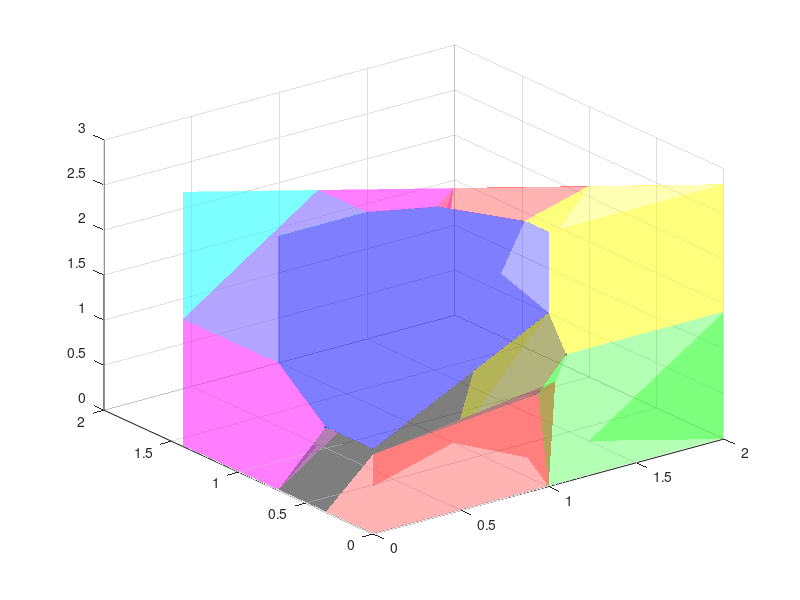

Reproduce this figure in MATLAB.
v = sqrt(2);  %This script generates prism decomposition for d=2

c11 = [0 0 0];     %here we are converting horospherical coordinates for Cyan ball
c12 = [0 0 2*v];   %centers to 3-dimensional Euclidean coordinates (this process was improved for d=11)
c13 = [2 0 0];
c14 = [2 0 2*v];
c15 = [0 v 0];
c16 = [0 v 2*v];

q1 = [1 0 0];          %here we are converting horospherical points for convex hull
q2 = [3/2 (1/4)*v 0];  %decompositions into 3D Euclidean coordinates
q3 = [1 (1/2)*v 0];
q4 = [1/2 (3/4)*v 0];
q5 = [1.15 (1/4)*v 0];
q6 = [0 v/2 0];
q7 = [0 v/4 0];
q8 = [1 0 2*v];
q9 = [1 v/8 2*v];
q10 = [3/2 v/4 2*v];
q11 = [1 v/2 2*v];
q12 = [1/2 (3/4)*v 2*v];
q13 = [0 v/2 2*v];
q14 = [1/2 v/2 2*v];
q15 = [0.8 (2/5)*v 2*v];
q16 = [1 0 (15/11)*v];
q17 = [1.1 0 v];
q18 = [2 0 v];
q19 = [0.94 0 (3/4)*v];
q20 = [0 0 (2/3)*v];
q21 = [0 0 (5/8)*v];
q22 = [0 v/4 (2/3)*v];
q23 = [0 v/2 v];
q24 = [0 v v];
q25 = [3/4 (5/8)*v v/2];
q26 = [1.15 0.425*v (14/15)*v];
q27 = [3/4 (4/11)*v v];
q28 = [1 v/4 (3/2)*v];
q29 = [1.1 (2/35)*v (3/4)*v];

X1 = [c11;q1;q5;q3;q7;q19;q21;q29]; %set up regions defined by convex hull of set of vertices
X2 = [c12;q8;q9;q15;q14;q13;q20;q16;q22;q23;q27;q28];
X3 = [c13;q1;q5;q2;q19;q17;q18;q29];
X4 = [c14;q2;q3;q5;q8;q9;q10;q18;q17;q16;q26;q28;q29];
X5 = [c15;q4;q6;q11;q12;q14;q15;q22;q23;q24;q25;q27];
X6 = [c16;q12;q13;q14;q24;q23];
X7 = [q3;q4;q6;q7;q16;q17;q19;q20;q21;q22;q25;q26;q28;q27;q29];
X8 = [q9;q10;q11;q15;q25;q26;q27;q28];

k1 = convhulln(X1); %define convex hull pieces of prism
k2 = convhulln(X2);
k3 = convhulln(X3);
k4 = convhulln(X4);
k5 = convhulln(X5);
k6 = convhulln(X6);
k7 = convhulln(X7);
k8 = convhulln(X8);

trisurf(k1,X1(:,1),X1(:,2),X1(:,3),'Facecolor','red','FaceAlpha',.3,'EdgeColor','none') %plot convex hull pieces
hold on
trisurf(k2,X2(:,1),X2(:,2),X2(:,3),'Facecolor','blue','FaceAlpha',.3,'EdgeColor','none')
hold on
trisurf(k3,X3(:,1),X3(:,2),X3(:,3),'Facecolor','green','FaceAlpha',.3,'EdgeColor','none')
hold on
trisurf(k4,X4(:,1),X4(:,2),X4(:,3),'Facecolor','yellow','FaceAlpha',.3,'EdgeColor','none')
hold on
trisurf(k5,X5(:,1),X5(:,2),X5(:,3),'Facecolor','magenta','FaceAlpha',.3,'EdgeColor','none')
hold on
trisurf(k6,X6(:,1),X6(:,2),X6(:,3),'Facecolor','cyan','FaceAlpha',.3,'EdgeColor','none')
hold on
trisurf(k7,X7(:,1),X7(:,2),X7(:,3),'Facecolor','black','FaceAlpha',.3,'EdgeColor','none')
hold on
trisurf(k8,X8(:,1),X8(:,2),X8(:,3),'Facecolor','red','FaceAlpha',.3,'EdgeColor','none')
plot3(0,v/4 ,(2/3)*v,'.')
hold on
plot3(3/4,(5/8)*v,v/2,'.')
hold on
plot3(1,v/4,(3/2)*v,'.')
hold on
plot3(1.15, (1/4)*v, 0,'.')
hold on
plot3(1.1, 0, v,'.')
hold on
plot3(0.94, 0, (3/4)*v,'.')
%In the d=2 case, the complete covering argument was done by hand, I wrote
%some additional lines of code to make the argument easier in d=11 case
